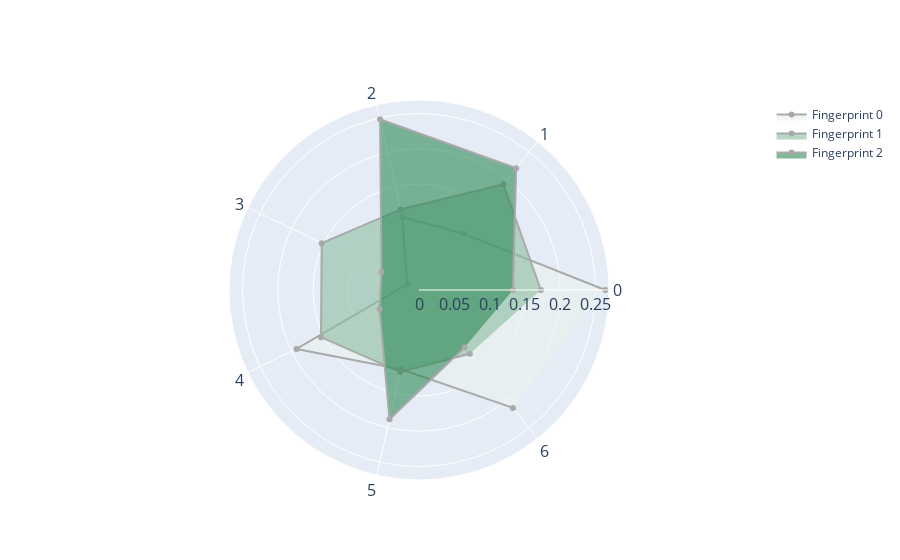

Notebook cell for this chart:
### Code cell
# Choose a Seaborn palette and convert it to HEX format
palette = sns.light_palette("seagreen", 3, as_cmap=False)
colors = [f'rgba({int(r*255)},{int(g*255)},{int(b*255)},.6)' for r, g, b in palette]  # Adjust transparency if needed

# Create the figure
fig = go.Figure()

# Add traces with custom colors and dark grey contours
for i in range(3):  # Assuming 3 clusters
    fig.add_trace(go.Scatterpolar(
        r=pd.Series(mean_cluster_parts.sort_values(by='new_clusters')
                    .loc[mean_cluster_parts['part_cluster'] == i, 'relative_frequency'].values),
        theta=plt_vars,
        fill='toself',
        name=f'Fingerprint {i}',
        line=dict(color='darkgrey', width=2),  # Dark grey contour
        fillcolor=colors[i]  # Assign Seaborn fill colors
    ))

# Update layout
fig.update_layout(
    polar=dict(
        angularaxis=dict(tickfont=dict(size=16)),  # Set font size for theta labels
        radialaxis=dict(visible=True, tickfont=dict(size=16))
    ),
    showlegend=True
)

fig.show()

### Figure 1 — Plotly figure (JSON) as saved in the notebook; plotly's stock layout.template omitted (floating-point values rounded to 4 significant figures)
{"data": [{"fill": "toself", "fillcolor": "rgba(234,242,237,.6)", "line": {"color": "darkgrey", "width": 2}, "name": "Fingerprint 0", "r": [0.2638, 0.1018, 0.1064, 0.01856, 0.1925, 0.1151, 0.2136], "theta": ["0", "1", "2", "3", "4", "5", "6"], "type": "scatterpolar"}, {"fill": "toself", "fillcolor": "rgba(140,190,161,.6)", "line": {"color": "darkgrey", "width": 2}, "name": "Fingerprint 1", "r": [0.1726, 0.1917, 0.1171, 0.153, 0.154, 0.1192, 0.1154], "theta": ["0", "1", "2", "3", "4", "5", "6"], "type": "scatterpolar"}, {"fill": "toself", "fillcolor": "rgba(46,139,87,.6)", "line": {"color": "darkgrey", "width": 2}, "name": "Fingerprint 2", "r": [0.1331, 0.2207, 0.2482, 0.05901, 0.06194, 0.1877, 0.1038], "theta": ["0", "1", "2", "3", "4", "5", "6"], "type": "scatterpolar"}], "layout": {"polar": {"angularaxis": {"tickfont": {"size": 16}}, "radialaxis": {"tickfont": {"size": 16}, "visible": true}}, "showlegend": true}}
